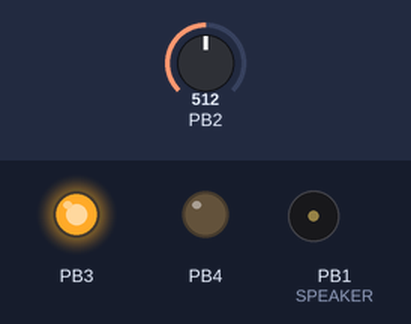
Simulated run of this program. Board: ATtiny13, built with avr-gcc and emulated at 1.2 MHz. On the bench: output pins drawn as LEDs (lit = HIGH), buzzer (waves = sounding). The test bench sets the inputs (shaded band); at power-on: PB2 = 512. Pins used as bus, display or sensor lines are not drawn.

Above: at 1.8 s.
1.9 s: PB2 set to 883
3.4 s: PB2 set to 907
At 3.8 s:
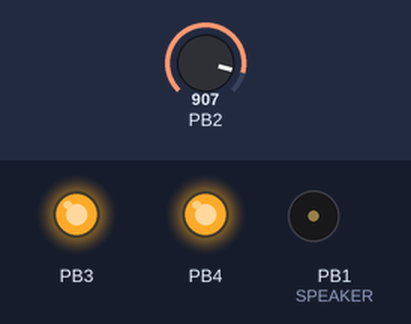
At 7.2 s:
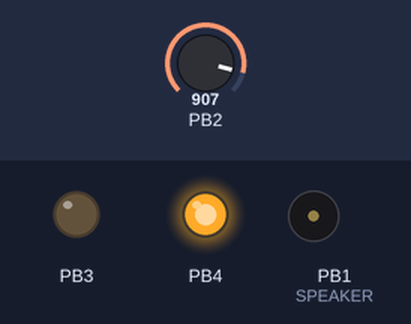
Timing chart, 0 to 8.7 s (numbered marks = the images above; inputs shaded):
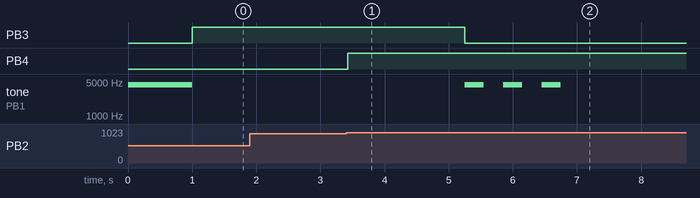

The program:

main.cpp
```cpp
//
// NO WARRANTEE OR GUARANTEES!
// Written by Victor Predko
// You are free to use, redistribute and modify
//
//
// 1.2 MHz, built in resonator
//
//
// Created: 25.12.2020 13:17:20
//  Author: Predko Victor
//
// ATMEL ATTINY13
//
//                                              	 +-\/-+
//	   					(PCINT5/RESET/ADC0/dW) PB5  1|    |8  Vcc
//	Power supply relay -    (PCINT3/CLKI/ADC3) PB3  2|    |7  PB2 (SCK/ADC1/T0/PCINT2) 				- Current sensor pin
//	Reserved	       -    	 (PCINT4/ADC2) PB4  3|    |6  PB1 PWM (MISO/AIN1/OC0B/INT0/PCINT1) 	- Tone port
//                                  		   GND  4|    |5  PB0 PWM (MOSI/AIN0/OC0A/PCINT0)		- Start relay
//                                             		 +----+
// Алгоритм запуска двигателя:
// 	- Подача предупреждающего сигнала. Пауза 1 сек.
// 	- Включение питания.
//	- Пока ток в пределах рабочего - ничего не делаем. если превышает - следующий шаг.
//	- Проверяем время с начала процедуры запуска.
// 		- если время в пределах диапазона
//			- инкрементация счётчика попыток старта.
//			- проверка счётчика.
//				- если счётчик превышен - Подаём сигнал аварии, прекращаем работу.
//			- иначе
//				- переходим к следующему пункту.
// 	- Включение пускового конденсатора.
// 	- В течении времени запуска контролируем тока
//		- если ток ниже CapacitorOffSensorCurrent(= 23.44А) => выключаем конденсатор.
//		- если время запуска вышло и ток не снизился
//			- отключаем питание и подаём сигнал.
//			- делаем паузу и включаем питание опять.
//			- переписываем время начала процедуры запуска.
//  - Пауза 0.5 секунд(минимум 300 мс), на стабилизацию рабочего тока после отключения конденсатора
//


#include "main.h"
#include <avr/io.h>
#include <util/delay.h>
#include <avr/eeprom.h>

#include "AnalogIO_1_2Mhz.h"
#include "wddelay.h"
#include "soundsignals.h"
#include "tone.h"

// Время измерения в 32-х миллисекундных интервалах.
const uint16_t  measurementTime = 64 / 32;

// 66 mV / 1 A   - 30 A sensor
// 100 mV / 1 A  - 20 A sensor
// 185 mV / 1 A  - 5 A sensor

// 30A sensor
#define K_Current 66L

#define operatingCurrent 10  // (Ampere)

#define KStartCurrent 2.0	// Коэффициент превышения тока для начала процедуры запуска.

// (K_Current * 256 * 1.414 * KStartCurrent) / 5000.0)
#define K0 ((K_Current * 256 * 1.414 * KStartCurrent) / 5000.0)	// = 9,5563776

// Значение сенсора тока, выше которого начинается процедура запуска двигателя.
uint8_t startSensorValue = (uint8_t)(128.0 + operatingCurrent * K0);	// = 223 = 20 А
const uint8_t *startSensorValueEepromPtr = (uint8_t *)0;

#define CapacitorOffSensorCurrent 240	// 23.44 А

// Максимальное время старта в 32-х миллисекундных интервалах.
uint16_t maxStartTime = 3200 / 32;	// = 100 * 32 ms.
const uint16_t *maxStartTimeEepromPtr = (uint16_t *)1;

// Максимальное количество неудачных попыток запуска.
uint8_t MaximumStartAttempts = 3;
const uint8_t *MaximumStartAttemptsEepromPtr = (uint8_t *)3;

// суммарное время для попыток старта
#define MaxTimeForStartAttempts 20000 / 32

int main(void)
{
	//LoadInitialValuesFromEeprom();

	Setup();

	Loop();
}

// Чтение предопределённых данных из EEPROM:
// - стартовое значение сенсора тока,
// - максимальное время старта,
// - максимальное количество попыток старта.
void LoadInitialValuesFromEeprom()
{
	startSensorValue = eeprom_read_byte(startSensorValueEepromPtr);

	maxStartTime = eeprom_read_word(maxStartTimeEepromPtr);

	MaximumStartAttempts = eeprom_read_byte(MaximumStartAttemptsEepromPtr);
}

void Setup()
{
	OutputPinsInit();

	CapacitorOff();	// Выключаем пусковой конденсатор.
	PowerOff(); // Питание выключаем

	Adc_Setup();

	Wdt_Timer_Enable();

	// Ready signal.
	ReadySound();
}

void Loop()
{
uint8_t startAttemptsCounter = 0;

uint16_t beginTime = Wdt_GetCurrentMsCount();

	PowerOn();

	do
	{
		// Пока значения тока рабочие - ничего не делаем.
		while (getMaxCurrentSensorValue() < startSensorValue);

		// Контролируем число попыток старта двигателя за указанный промежуток времени.
		if (!Wdt_IsTimerEnded(beginTime, MaxTimeForStartAttempts))
		{
			startAttemptsCounter++;

			if (startAttemptsCounter > MaximumStartAttempts)
			{
				// Двигатель не запустился за указанный промежуток времени.
				// Число попыток старта исчерпано.
				PowerOff();

				EndSound();

				// Стоп до перезапуска системы(отключение и включение питания)
				while(1);
			}
		}
		else
		{
			// Запоминаем время первого запуска.
			beginTime = Wdt_GetCurrentMsCount();

			startAttemptsCounter = 1;
		}

		// Ток высокий - старт двигателя.
		if (StartEngine (maxStartTime) == 0)
		{
			// Не удалось запустить двигатель, выключаем питание.
			PowerOff();

			// И подаём сигнал и пауза на 4 секунд.
			{
				AlarmSound (2);

				_delay_ms (4000);
			}

			// Изменяем начало отсчёта времени запуска.
			beginTime = Wdt_GetCurrentMsCount();

			// Повторяем запуск.
			PowerOn();
		}
		else
		{
			// Двигатель запущен.
			_delay_ms(500); // Для стабилизации тока.
		}

	}
	while(1);
}

int8_t StartEngine(uint16_t startDuration)
{
uint16_t startTime = Wdt_GetCurrentMsCount();

	// Подключаем пусковой конденсатор на время запуска.
	CapacitorOn();

	while(!Wdt_IsTimerEnded(startTime, startDuration))
	{
		// Проверяем, запустился ли двигатель(ток снизился)
		if (getMaxCurrentSensorValue() < CapacitorOffSensorCurrent)
		{
			return 1;
		}
	}

	CapacitorOff();

	return 0;
}

uint8_t getMaxCurrentSensorValue()
{
uint8_t sensorValue;             // value read from the sensor
uint8_t sensorMax = 0;

	uint16_t startTime = Wdt_GetCurrentMsCount();

	do
	{
		sensorValue = Adc_Read();

		if (sensorValue > sensorMax)
		{
			sensorMax = sensorValue;
		}
	}
	while(!Wdt_IsTimerEnded(startTime, measurementTime));

	return sensorMax;
}

void OutputPinsInit()
{
	// Output mode
	DDRB |= START_RELAY;
	DDRB |= SUPPLY_RELAY;
}
```

AnalogIO_1_2Mhz.cpp
```cpp
//
// NO WARRANTEE OR GUARANTEES!
// Written by Victor Predko
// You are free to use, redistribute and modify
//
//
// 1.2 MHz, built in resonator
//
//
// Created: 25.12.2020 13:17:20
//  Author: Predko Victor
//
// ATMEL ATTINY13
//
//                                              	 +-\/-+
//	   					(PCINT5/RESET/ADC0/dW) PB5  1|    |8  Vcc
//	Power supply relay -    (PCINT3/CLKI/ADC3) PB3  2|    |7  PB2 (SCK/ADC1/T0/PCINT2) 				- Current sensor pin
//	Reserved	       -    	 (PCINT4/ADC2) PB4  3|    |6  PB1 PWM (MISO/AIN1/OC0B/INT0/PCINT1) 	- Tone port
//                                  		   GND  4|    |5  PB0 PWM (MOSI/AIN0/OC0A/PCINT0)		- Start relay
//                                             		 +----+

#include <avr/io.h>

#include "AnalogIO_1_2Mhz.h"


void Adc_Setup (void)
{
	// Set the ADC input to PB2/ADC1, left adjust result, Vin references
	ADMUX = (1 << MUX0) | (1 << ADLAR); // & ~(1 << REFS0)

	// Set the prescaler to clock_CPU/16 = 75 kHz & enable ADC
	ADCSRA = (1 << ADPS2) | (0 << ADPS1) | (0 << ADPS0) | (1 << ADEN);

	// Disable digital pin PB2
	//DIDR0 |= (1 << ADC1D);
}

uint8_t Adc_Read (void)
{
	// Start the conversion
	ADCSRA |= (1 << ADSC);

	// Wait for it to finish
	while (ADCSRA & (1 << ADSC));

	return ADCH;
}


void Pwm_Setup (uint8_t pinBit)
{
	DDRB |= pinBit;

    // Set to 'Fast PWM' mode
    TCCR0A |= (1 << WGM01) | (1 << WGM00);

    // Clear OC0A output on compare match, upwards counting. (PB0)
    TCCR0A |= (1 << COM0A1);

	TCCR0B = (1 << CS01);

	// Начальное значение счётчика
	TCNT0 = 0;

	OCR0A = 0;

}

void Pwm_Write (uint8_t val)
{
    OCR0A = val;
}
```

AnalogIO_1_2Mhz.h
```cpp
//
// NO WARRANTEE OR GUARANTEES!
// Written by Victor Predko
// You are free to use, redistribute and modify
//
//
// 1.2 MHz, built in resonator
//
//
// Created: 25.12.2020 13:17:20
//  Author: Predko Victor
//
// ATMEL ATTINY13
//
//                                              	 +-\/-+
//	   					(PCINT5/RESET/ADC0/dW) PB5  1|    |8  Vcc
//	Power supply relay -    (PCINT3/CLKI/ADC3) PB3  2|    |7  PB2 (SCK/ADC1/T0/PCINT2) 				- Current sensor pin
//	Reserved	       -    	 (PCINT4/ADC2) PB4  3|    |6  PB1 PWM (MISO/AIN1/OC0B/INT0/PCINT1) 	- Tone port
//                                  		   GND  4|    |5  PB0 PWM (MOSI/AIN0/OC0A/PCINT0)		- Start relay
//                                             		 +----+


#ifndef ANALOGIO_1_2MHZ_H
#define ANALOGIO_1_2MHZ_H

void Adc_Setup (void);
uint8_t Adc_Read (void);

void Pwm_Setup(uint8_t pinBit);
void Pwm_Write(uint8_t value);

#endif /* ANALOGIO_1_2MHZ_H_ */
```

main.h
```cpp
//
// NO WARRANTEE OR GUARANTEES!
// Written by Victor Predko
// You are free to use, redistribute and modify
//
//
// 1.2 MHz, built in resonator
//
//
// Created: 25.12.2020 13:17:20
//  Author: Predko Victor
//
// ATMEL ATTINY13
//	Вариант 1.
//
//                                              	 +-\/-+
//	   					(PCINT5/RESET/ADC0/dW) PB5  1|    |8  Vcc
//	Power supply relay -    (PCINT3/CLKI/ADC3) PB3  2|    |7  PB2 (SCK/ADC1/T0/PCINT2) 				- Current sensor pin
//	Start relay	       -    	 (PCINT4/ADC2) PB4  3|    |6  PB1 PWM (MISO/AIN1/OC0B/INT0/PCINT1) 	- Tone port
//                                  		   GND  4|    |5  PB0 PWM (MOSI/AIN0/OC0A/PCINT0)		- Reserved
//                                             		 +----+
//	Вариант 2. - Пин "Start relay" PB4 заменён на PB0, что освобождает дополнительный аналоговый вход - PB4.
//
//                                              	 +-\/-+
//	   					(PCINT5/RESET/ADC0/dW) PB5  1|    |8  Vcc
//	Power supply relay -    (PCINT3/CLKI/ADC3) PB3  2|    |7  PB2 (SCK/ADC1/T0/PCINT2) 				- Current sensor pin
//	Reserved	       -    	 (PCINT4/ADC2) PB4  3|    |6  PB1 PWM (MISO/AIN1/OC0B/INT0/PCINT1) 	- Tone port
//                                  		   GND  4|    |5  PB0 PWM (MOSI/AIN0/OC0A/PCINT0)		- Start relay
//                                             		 +----+
// Алгоритм запуска двигателя:
// 	- Подача предупреждающего сигнала. Пауза 1 сек.
// 	- Включение питания.
// 	- Включение пускового конденсатора.
// 	- Пауза 1.5 секунд(минимум 800 мс).
// 	- Выключение конденсатора
//  - Пауза 1 секунда(минимум 300 мс), на стабилизацию рабочего тока после отключения конденсатора
// 	- Проверка тока - если ток > (operatingCurrent * KStartCurrent)
//		- Процедура запуска не удалась.
// 		- Инкрементация счётчика попыток старта.
//	- Если число попыток старта не превысило максимальное - повторяем процедуру запуска.
//	- Иначе	- Подаём сигнал аварии, прекращаем работу.


#ifndef MAIN_H
#define MAIN_H

// 1.2 MHz (default) built in resonator
#define F_CPU 1200000UL

#include <avr/io.h>
#include <stdbool.h>

// Вариант 1
#define START_RELAY _BV(PB4);	// Включение - низкий уровень (0), выключение - высокий (1)
#define SUPPLY_RELAY _BV(PB3);	// Включение - низкий уровень (0), выключение - высокий (1)

uint8_t getMaxCurrentSensorValue();

int8_t StartEngine(uint16_t startDuration);

void OutputPinsInit();

void Loop();

void Setup();

void LoadInitialValuesFromEeprom();

// Включаем питание двигателя. Управляется высоким уровнем.
inline void PowerOn()
{
    PORTB |= SUPPLY_RELAY;
}

// Включаем питание двигателя.
inline void PowerOff()
{
    PORTB &= ~SUPPLY_RELAY;
}

// Подключаем пусковой конденсатор. Управляется высоким уровнем.
inline void CapacitorOn()
{
    PORTB |= START_RELAY;
}

// Подключаем пусковой конденсатор.
inline void CapacitorOff()
{
    PORTB &= ~START_RELAY;
}

#endif /* MAIN_H_ */
```

soundsignals.cpp
```cpp
//
// NO WARRANTEE OR GUARANTEES!
// Written by Victor Predko
// You are free to use, redistribute and modify
//
//
// 1.2 MHz, built in resonator
//
//
// Created: 25.12.2020 13:17:20
//  Author: Predko Victor
//
// ATMEL ATTINY13
//
//                                              	 +-\/-+
//	   					      (PCINT5/RESET/ADC0/dW) PB5  1|    |8  Vcc
//	Power supply relay -  (PCINT3/CLKI/ADC3) PB3  2|    |7  PB2 (SCK/ADC1/T0/PCINT2) 				      - Current sensor pin
//	Reserved	         -    	 (PCINT4/ADC2) PB4  3|    |6  PB1 PWM (MISO/AIN1/OC0B/INT0/PCINT1) 	- Tone port
//                                  		     GND  4|    |5  PB0 PWM (MOSI/AIN0/OC0A/PCINT0)		    - Start relay
//                                             		 +----+

#include "soundsignals.h"
#include "tone.h"
#include "main.h"
#include <util/delay.h>

void AlarmSound(uint8_t numberOfSignals)
{
  ToneInit();

  for (int i = 0; i < numberOfSignals; i++)
  {
    for (int j = LowSound; j > HighSound; j--)
    {
      Tone(j);
      _delay_ms(IntervalDuration);
    }

    for (int j = HighSound; j < LowSound; j++)
    {
      Tone(j);
      _delay_ms(IntervalDuration);
    }
  }

  NoTone(); // Выключаем звук
}

void ReadySound()
{
  ToneInit();

  Tone(HighSound);

  _delay_ms(1000);  // ReadySoundDuration

  NoTone(); // Выключаем звук
}

void EndSound()
{
  ToneInit();

  for (uint8_t i = 0; i != 3; i++)
  {
    Tone(HighSound);

    _delay_ms(300);

    NoTone();

    _delay_ms(300);
  }
}
```

soundsignals.h
```cpp
//
// NO WARRANTEE OR GUARANTEES!
// Written by Victor Predko
// You are free to use, redistribute and modify
//
//
// 1.2 MHz, built in resonator
//
//
// Created: 25.12.2020 13:17:20
//  Author: Predko Victor
//
// ATMEL ATTINY13
//
//                                              	 +-\/-+
//	   					(PCINT5/RESET/ADC0/dW) PB5  1|    |8  Vcc
//	Power supply relay -    (PCINT3/CLKI/ADC3) PB3  2|    |7  PB2 (SCK/ADC1/T0/PCINT2) 				- Current sensor pin
//	Reserved	       -    	 (PCINT4/ADC2) PB4  3|    |6  PB1 PWM (MISO/AIN1/OC0B/INT0/PCINT1) 	- Tone port
//                                  		   GND  4|    |5  PB0 PWM (MOSI/AIN0/OC0A/PCINT0)		- Start relay
//                                             		 +----+

#ifndef SOUNDSIGNAL_H
#define SOUNDSIGNAL_H

#include <avr/io.h>

#define  DelaySound 500         // ms
#define  NumberOfIntervals 8
#define  LowSound  128            // (150000 / 1000)
#define  HighSound 16            // (150000 / 9000)

#define  IntervalDuration 10   //  ms
#define  IntervalLength   1     // (uint16_t)((HighSound - LowSound) / NumberOfIntervals)

void AlarmSound(uint8_t numberOfSignals);

void ReadySound();

void EndSound();

#endif
```

tone.cpp
```cpp
//
// NO WARRANTEE OR GUARANTEES!
// Written by Victor Predko
// You are free to use, redistribute and modify
//
//
// 1.2 MHz, built in resonator
//
//
// Created: 25.12.2020 13:17:20
//  Author: Predko Victor
//
// ATMEL ATTINY13
//
//                                              	 +-\/-+
//	   					(PCINT5/RESET/ADC0/dW) PB5  1|    |8  Vcc
//	Power supply relay -    (PCINT3/CLKI/ADC3) PB3  2|    |7  PB2 (SCK/ADC1/T0/PCINT2) 				- Current sensor pin
//	Reserved	       -    	 (PCINT4/ADC2) PB4  3|    |6  PB1 PWM (MISO/AIN1/OC0B/INT0/PCINT1) 	- Tone port
//                                  		   GND  4|    |5  PB0 PWM (MOSI/AIN0/OC0A/PCINT0)		- Start relay
//                                             		 +----+

#include "main.h"

#include <avr/io.h>
#include <avr/interrupt.h>
#include <stdlib.h>

#include "tone.h"

#define SPEAKER PB1
#define SPEAKER_PORT (1 << SPEAKER)

void ToneInit()
{
	cli();

	DDRB |= SPEAKER_PORT;	// Configuring PortB1 to Output
	PORTB |= SPEAKER_PORT;	// Устанавливаем высокий уровень - (второй вывод подключён к источнику питания)

	// режим CTC
	// максимальная частота таймера 150000Гц при F_CPU = 1200000

	TCCR0A = (1 << WGM01); // set timer mode to CTC
	TCCR0A |= (1 << COM0B0); // connect PWM pin to Channel B of Timer0

	sei();
}


void Tone(uint8_t Tonefrequency)
{
	// Частота звука = 1200000 / (2 * (8) * (1 + коэффициент) = 150000 / (1 + коэффициент)

	TCCR0B |= (0 << CS02) | (1 << CS01) | (0 << CS00);
	OCR0A = Tonefrequency; // set the OCRnx

}
```

tone.h
```cpp
//
// NO WARRANTEE OR GUARANTEES!
// Written by Victor Predko
// You are free to use, redistribute and modify
//
//
// 1.2 MHz, built in resonator
//
//
// Created: 25.12.2020 13:17:20
//  Author: Predko Victor
//
// ATMEL ATTINY13
//
//                                              	 +-\/-+
//	   					(PCINT5/RESET/ADC0/dW) PB5  1|    |8  Vcc
//	Power supply relay -    (PCINT3/CLKI/ADC3) PB3  2|    |7  PB2 (SCK/ADC1/T0/PCINT2) 				- Current sensor pin
//	Reserved	       -    	 (PCINT4/ADC2) PB4  3|    |6  PB1 PWM (MISO/AIN1/OC0B/INT0/PCINT1) 	- Tone port
//                                  		   GND  4|    |5  PB0 PWM (MOSI/AIN0/OC0A/PCINT0)		- Start relay
//                                             		 +----+

#ifndef Tone_h
#define Tone_h

void ToneInit();

void Tone(uint8_t Tonefrequency);

inline void NoTone()
{
	TCCR0B &= ~((1<<CS02)|(1<<CS01)|(1<<CS00)); // stop the timer
}

#endif
```

wddelay.cpp
```cpp
//
// NO WARRANTEE OR GUARANTEES!
// Written by Victor Predko
// You are free to use, redistribute and modify
//
//
// 1.2 MHz, built in resonator
//
//
// Created: 25.12.2020 13:17:20
//  Author: Predko Victor
//
// ATMEL ATTINY13
//
//                                              	 +-\/-+
//	   					(PCINT5/RESET/ADC0/dW) PB5  1|    |8  Vcc
//	Power supply relay -    (PCINT3/CLKI/ADC3) PB3  2|    |7  PB2 (SCK/ADC1/T0/PCINT2) 				- Current sensor pin
//	Reserved	       -    	 (PCINT4/ADC2) PB4  3|    |6  PB1 PWM (MISO/AIN1/OC0B/INT0/PCINT1) 	- Tone port
//                                  		   GND  4|    |5  PB0 PWM (MOSI/AIN0/OC0A/PCINT0)		- Start relay
//                                             		 +----+

#include "wddelay.h"
#include <avr/wdt.h>
#include <avr/io.h>

volatile uint16_t  msCounter;

ISR(WDT_vect)
{
    msCounter++;
}

// Инициализирует таймер watchdog указанными в флаге параметрами
void Wdt_InterruptInit(uint8_t flagsAndTimeout)
{
    wdt_reset();

    uint8_t sregs = SREG;

    cli();

    // Start timed sequence. Got four cycles to set the new values from here
    WDTCR |= (1 << WDCE) | (1 << WDE);

    // Set new prescaler(time-out) value
    WDTCR = flagsAndTimeout;	//

    SREG = sregs;

    msCounter = 0;

    sei();
}
```

Source omitted: wddelay.h (1700 bytes)

Measured:
- the behaviour switches between 891 and 892 on PB2 (found by bisection; images 0 and 1)
- after the input at 1.9 s, every drawn part: stays the same
- after the input at 3.4 s, PB3: HIGH → LOW after 1.8 s; PB4: LOW → HIGH at once; tone on PB1 (SPEAKER): alternates 4412 Hz for 0.30 s and silent for 0.30 s, 6 changes in all, then stays silent, starting after 1.8 s
